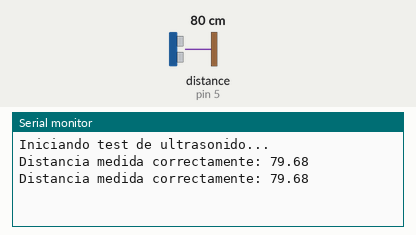
Bench run of a sketch on a simulated Arduino Uno, built with avr-gcc and run on an emulated ATmega328P. Parts: the last lines printed to the serial monitor. Wiring (inferred from the names in the program): ultrasonic range finder: trigger pin 4; echo pin 5. The test bench sets the inputs (shaded band); at power-on: distance to the obstacle (sensor on pin 5) 80 cm. The echo pulse lasts 58.3 µs per cm.

Above: at 2.8 s.
2.9 s: distance to the obstacle (sensor on pin 5) set to 2 cm
At 5.2 s:
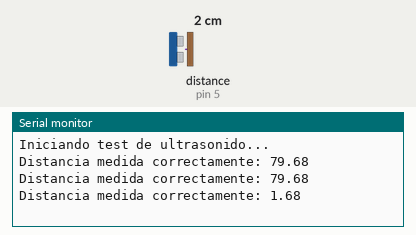
5.6 s: distance to the obstacle (sensor on pin 5) set to 4 cm
At 6.9 s:
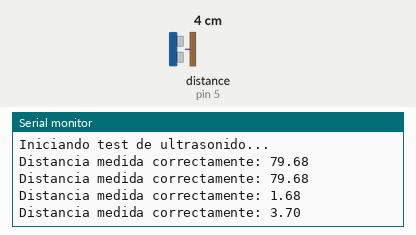
Timing chart, 0 to 8.6 s (numbered marks = the images above; inputs shaded):
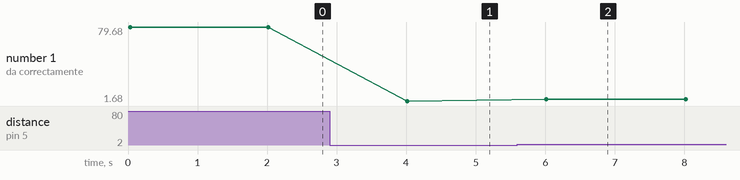

The sketch:

Test_unitario_sensor_ultrasonidos.ino
```cpp
#define TRIG 4
#define ECHO 5

void setup() {
  Serial.begin(9600);
  pinMode(TRIG, OUTPUT);
  pinMode(ECHO, INPUT);
  Serial.println("Iniciando test de ultrasonido...");
}

void loop() {
  testUltrasonido();  // Aquí llamamos a la función de test
  delay(2000);        // Esperar 2 segundos entre mediciones
}

float medirDistanciaTest() {
  digitalWrite(TRIG, LOW);
  delayMicroseconds(2);
  digitalWrite(TRIG, HIGH);
  delayMicroseconds(10);
  digitalWrite(TRIG, LOW);
  long duracion = pulseIn(ECHO, HIGH, 30000);  // timeout 30ms
  if (duracion == 0) return NAN;
  float distancia = duracion * 0.0343 / 2;
  return distancia;
}

void testUltrasonido() {
  float d = medirDistanciaTest();
  if (isnan(d)) {
    Serial.println("No se detecta eco (fuera de rango o fallo)");
  } else if (d < 0 || d > 400) {
    Serial.println("Distancia fuera de rango");
  } else {
    Serial.print("Distancia medida correctamente: ");
    Serial.println(d);
  }
}
```

Measured:
- after the input at 2.9 s, the serial monitor: prints a new line after 1.1 s (image 1)
- after the input at 5.6 s, the serial monitor: prints a new line after 0.42 s (image 2)
- plotted number 1: 79.68 → 1.68 after the input at 2.9 s, 1.68 → 3.7 after the input at 5.6 s
